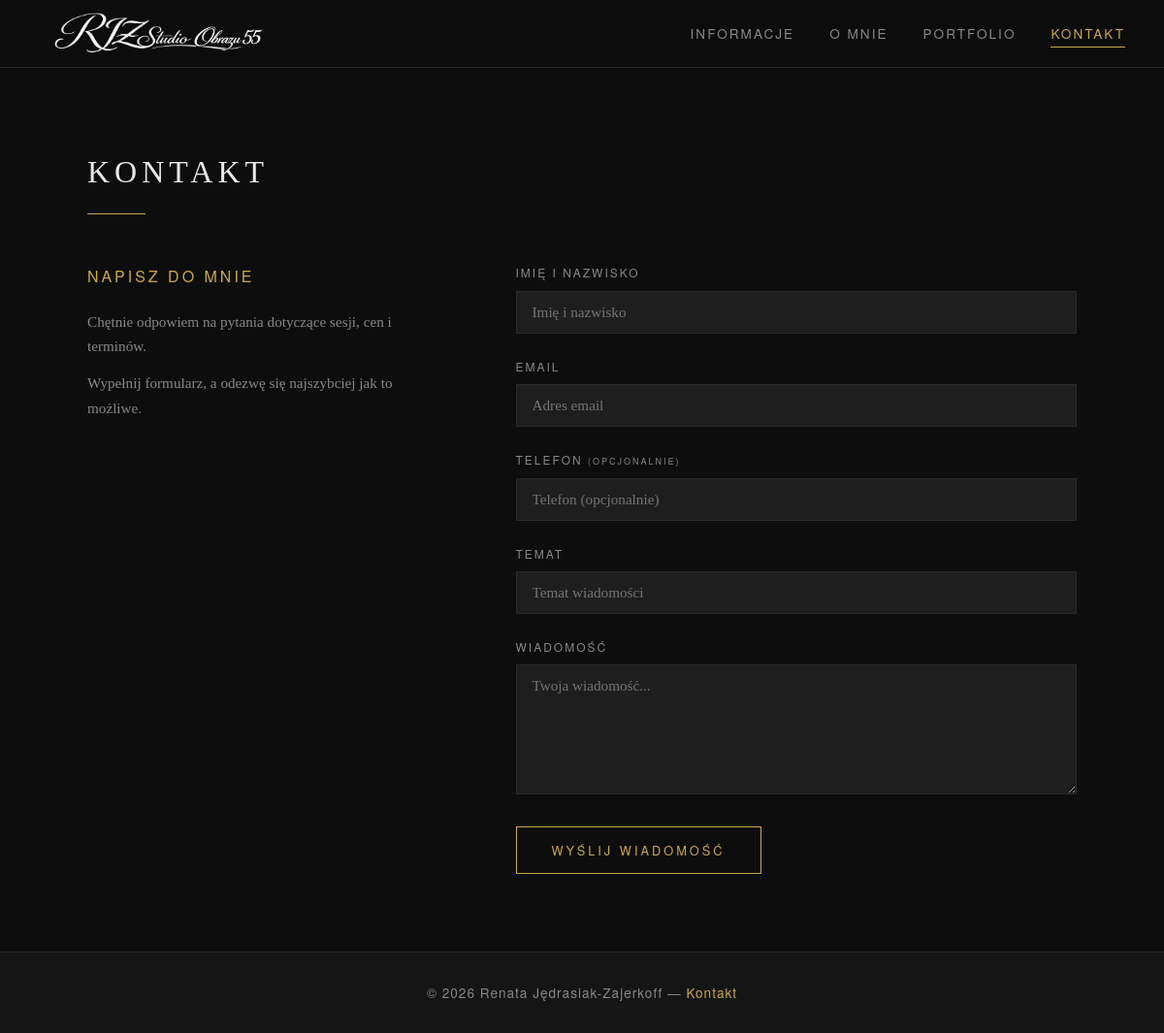
Page /kontakt/ on the committed database.
### portfolio/models.py (models this page shows, shortened)
class SiteInfo(models.Model):
    title = models.CharField("Tytuł strony", max_length=200, default="Fotograf")
    logo = models.ImageField("Logo (w nawigacji)", upload_to='logo/', blank=True, null=True,
                             help_text="Zalecana wysokość: 40–50px. Jeśli nie wgrasz logo, wyświetli się tekst.")
    tagline = models.CharField("Podtytuł / hasło", max_length=300, blank=True)
    hero_image = models.ImageField("Zdjęcie główne (hero)", upload_to='hero/', blank=True, null=True)
    info_content = models.TextField("Treść sekcji Informacje")
    updated_at = models.DateTimeField(auto_now=True)
    class Meta:
        verbose_name = "Informacje o stronie"
        verbose_name_plural = "Informacje o stronie"

### portfolio/views.py (the view, shortened to what this page needs)
# urls.py: path('kontakt/', views.kontakt, name='kontakt'),
def kontakt(request):
    site_info = get_site_info()
    form = ContactForm()
    return render(
        request,
        "portfolio/kontakt.html",
        {
            "form": form,
            "site_info": site_info,
            "active": "kontakt",
        },
    )

### portfolio/forms.py
class ContactForm(forms.ModelForm):
    class Meta:
        model = ContactMessage
        fields = ['name', 'email', 'phone', 'subject', 'message']
        widgets = {
            'name': forms.TextInput(attrs={
                'class': 'form-control',
                'placeholder': 'Imię i nazwisko'
            }),
            'email': forms.EmailInput(attrs={
                'class': 'form-control',
                'placeholder': 'Adres email'
            }),
            'phone': forms.TextInput(attrs={
                'class': 'form-control',
                'placeholder': 'Telefon (opcjonalnie)'
            }),
            'subject': forms.TextInput(attrs={
                'class': 'form-control',
                'placeholder': 'Temat wiadomości'
            }),
            'message': forms.Textarea(attrs={
                'class': 'form-control',
                'rows': 6,
                'placeholder': 'Twoja wiadomość...'
            }),
        }
        labels = {
            'name': 'Imię i nazwisko',
            'email': 'Email',
            'phone': 'Telefon',
            'subject': 'Temat',
            'message': 'Wiadomość',
        }

### portfolio/views.py (called while the page is built)
def safe_db_call(callback, default, label):
    try:
        return callback()
    except DB_EXCEPTIONS:
        logger.exception("%s failed.", label)
        return default

def get_site_info():
    return safe_db_call(lambda: SiteInfo.objects.first(), None, "Loading site info")

### templates/portfolio/kontakt.html (shortened to what this page needs)
{% extends 'base.html' %}
{% block content %}
<div class="section">
    <h2 class="section-title">Kontakt</h2>
    <div class="contact-wrapper">
        <div class="contact-info">
            <h3>Napisz do mnie</h3>
            <p>Chętnie odpowiem na pytania dotyczące sesji, cen i terminów.</p>
            <p>Wypełnij formularz, a odezwę się najszybciej jak to możliwe.</p>
        </div>
        <form method="post" novalidate>
            <div class="form-group">
                <label for="{{ form.name.id_for_label }}">{{ form.name.label }}</label>
                {{ form.name }}
            </div>
            <div class="form-group">
                <label for="{{ form.email.id_for_label }}">{{ form.email.label }}</label>
                {{ form.email }}
            </div>
            <div class="form-group">
                <label for="{{ form.phone.id_for_label }}">{{ form.phone.label }} <span style="color:var(--text-muted);font-size:0.75em;">(opcjonalnie)</span></label>
                {{ form.phone }}
            </div>
            <div class="form-group">
                <label for="{{ form.subject.id_for_label }}">{{ form.subject.label }}</label>
                {{ form.subject }}
            </div>
            <div class="form-group">
                <label for="{{ form.message.id_for_label }}">{{ form.message.label }}</label>
                {{ form.message }}
            </div>
            <button type="submit" class="btn">Wyślij wiadomość</button>
        </form>
    </div>
</div>
{% endblock %}

### templates/base.html (shortened to what this page needs)
<!DOCTYPE html>
<html lang="pl">
<head>
</head>
<body>
<nav>
    <a href="{% url 'informacje' %}" class="nav-logo">
        {% if site_info and site_info.logo %}
            <img src="{{ site_info.logo.url }}" alt="{{ site_info.title }}" class="nav-logo-img">
        {% elif site_info %}
            {{ site_info.title }}
        {% else %}
            <span>Foto</span>grafia
        {% endif %}
    </a>
    <ul class="nav-links" id="navLinks">
        <li><a href="{% url 'informacje' %}" class="{% if active == 'informacje' %}active{% endif %}">Informacje</a></li>
        <li><a href="{% url 'o_mnie' %}" class="{% if active == 'o_mnie' %}active{% endif %}">O mnie</a></li>
        <li><a href="{% url 'portfolio' %}" class="{% if active == 'portfolio' %}active{% endif %}">Portfolio</a></li>
        <li><a href="{% url 'kontakt' %}" class="{% if active == 'kontakt' %}active{% endif %}">Kontakt</a></li>
    </ul>
</nav>
<main>
    {% block content %}{% endblock %}
</main>
<footer>
    <p>&copy; {% now "Y" %} {% if site_info %}{{ site_info.title }}{% else %}Fotograf{% endif %} &mdash;
        <a href="{% url 'kontakt' %}">Kontakt</a>
    </p>
</footer>
</body>
</html>

### rows in the picture
SiteInfo: logo (picture), title "Renata Jędrasiak-Zajerkoff"
